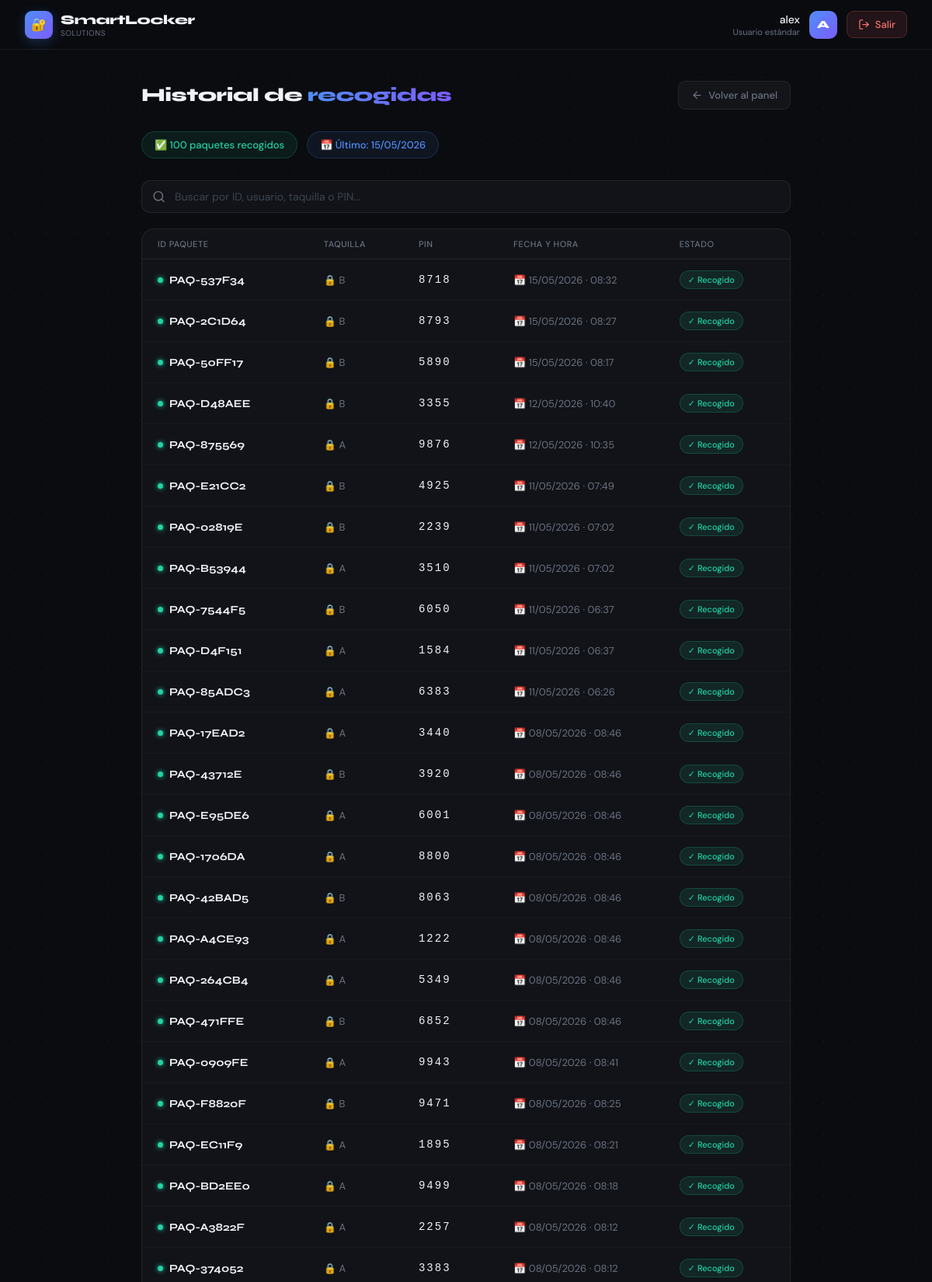
The app's page /historial.php (signed in, upper part) with its own data.
### tables this page shows
CREATE TABLE `paquetes` (
  `id` int(11) NOT NULL AUTO_INCREMENT,
  `usuario` varchar(100) NOT NULL,
  `paquete_id` varchar(20) NOT NULL,
  `taquilla` enum('A','B') NOT NULL,
  `pin` char(4) NOT NULL,
  `pin_repartidor` char(4) DEFAULT NULL,
  `pin_retirada` char(4) DEFAULT NULL,
  `estado` enum('pendiente','en_taquilla','recogido','caducado') NOT NULL DEFAULT 'pendiente',
  `fecha_asignacion` datetime NOT NULL DEFAULT current_timestamp(),
  `fecha_recogida` datetime DEFAULT NULL,
  PRIMARY KEY (`id`),
  UNIQUE KEY `paquete_id` (`paquete_id`)
);

### historial.php (the view, shortened to what this page needs)
<?php
require_once 'conexion.php';
$usuario = isset($_SESSION['usuario']) ? htmlspecialchars($_SESSION['usuario']) : 'Usuario';
$rol     = isset($_SESSION['rol'])     ? $_SESSION['rol'] : 'consumidor';
if ($rol === 'repartidor') {
    $stmt = $conn->prepare("SELECT p.paquete_id, p.taquilla, p.pin, p.estado, p.usuario as destinatario, p.fecha_asignacion, p.fecha_recogida FROM paquetes p WHERE p.estado='recogido' ORDER BY p.fecha_recogida DESC");
    $stmt->execute();
    $paquetes = $stmt->get_result()->fetch_all(MYSQLI_ASSOC);
    $stmt->close();
} else {
    $stmt = $conn->prepare("SELECT paquete_id, taquilla, pin, fecha_recogida as fecha FROM paquetes WHERE usuario=? AND estado='recogido' ORDER BY fecha_recogida DESC");
    $stmt->bind_param('s', $_SESSION['usuario']);
    $stmt->execute();
    $paquetes = $stmt->get_result()->fetch_all(MYSQLI_ASSOC);
}
?>
<!DOCTYPE html>
<html lang="es">
<head>
</head>
<body>
<header>
    <a class="brand" href="index.php">
        <div class="brand-icon">🔐</div>
        <div>
            <div class="brand-text">SmartLocker</div>
            <div class="brand-sub">Solutions</div>
        </div>
    </a>
    <div class="header-right">
        <div class="user-info">
            <div class="user-name"><?= $usuario ?></div>
            <div class="user-role">Usuario estándar</div>
        </div>
        <div class="avatar"><?= strtoupper(substr($usuario, 0, 1)) ?></div>
        <a class="btn-logout" href="logout.php">
            <svg viewBox="0 0 24 24" fill="none" stroke="currentColor" stroke-width="2" stroke-linecap="round" stroke-linejoin="round"><path d="M9 21H5a2 2 0 0 1-2-2V5a2 2 0 0 1 2-2h4"/><polyline points="16 17 21 12 16 7"/><line x1="21" y1="12" x2="9" y2="12"/></svg>
            Salir
        </a>
    </div>
</header>
<main>
    <div class="top-bar">
        <h1>Historial de <span>recogidas</span></h1>
        <a class="btn-back" href="index.php">
            <svg viewBox="0 0 24 24" fill="none" stroke="currentColor" stroke-width="2" stroke-linecap="round" stroke-linejoin="round"><path d="M19 12H5"/><path d="m12 19-7-7 7-7"/></svg>
            Volver al panel
        </a>
    </div>
    <div class="summary">
        <?php if ($rol === 'repartidor'): ?>
        <div class="pill green">📦 <?= count($paquetes) ?> paquetes en total</div>
        <?php if (!empty($paquetes)): ?>
        <div class="pill blue">📅 Último: <?= date('d/m/Y', strtotime($paquetes[0]['fecha_asignacion'])) ?></div>
        <?php endif; ?>
        <?php else: ?>
        <div class="pill green">✅ <?= count($paquetes) ?> paquetes recogidos</div>
        <?php if (!empty($paquetes)): ?>
        <div class="pill blue">📅 Último: <?= date('d/m/Y', strtotime($paquetes[0]['fecha'])) ?></div>
        <?php else: ?>
        <div class="pill muted">Aún no has recogido ningún paquete</div>
        <?php endif; ?>
        <?php endif; ?>
    </div>
    <?php if (!empty($paquetes)): ?>
    <div class="search-wrap">
        <input class="search-input" type="text" id="searchInput" placeholder="Buscar por ID, usuario, taquilla o PIN..." oninput="filtrar()">
    </div>
    <div class="table-wrap">
        <?php if ($rol === 'repartidor'): ?>
        <div class="table-header" style="grid-template-columns:1.2fr 1.2fr 0.7fr 0.7fr 1.2fr 0.8fr">
            <span>ID Paquete</span>
            <span>Destinatario</span>
            <span>Taquilla</span>
            <span>PIN</span>
            <span>Fecha asignación</span>
            <span>Estado</span>
        </div>
        <div id="tableBody">
            <?php foreach ($paquetes as $p):
                $fecha  = date('d/m/Y · H:i', strtotime($p['fecha_asignacion']));
                $search = strtolower($p['paquete_id'].' '.$p['destinatario'].' '.$p['taquilla'].' '.$p['pin']);
                $recogido = $p['estado'] === 'recogido';
            ?>
            <div class="table-row" style="grid-template-columns:1.2fr 1.2fr 0.7fr 0.7fr 1.2fr 0.8fr" data-search="<?= htmlspecialchars($search) ?>">
                <div class="paq-id"><span class="dot-ok" style="background:<?= $recogido ? 'var(--ok)' : 'var(--warn)' ?>;box-shadow:0 0 6px <?= $recogido ? 'var(--ok)' : 'var(--warn)' ?>"></span><?= htmlspecialchars($p['paquete_id']) ?></div>
                <div class="cell">👤 <?= htmlspecialchars($p['destinatario']) ?></div>
                <div class="cell">🔒 <?= htmlspecialchars($p['taquilla']) ?></div>
                <div class="cell mono"><?= htmlspecialchars($p['pin']) ?></div>
                <div class="cell">📅 <?= $fecha ?></div>
                <div>
                    <?php if ($recogido): ?>
                    <span class="badge-ok">✓ Recogido</span>
                    <?php else: ?>
                    <span style="display:inline-flex;align-items:center;gap:5px;padding:4px 10px;border-radius:99px;font-size:11px;font-weight:500;background:rgba(251,146,60,.1);border:1px solid rgba(251,146,60,.2);color:var(--warn);">⏳ Pendiente</span>
                    <?php endif; ?>
                </div>
            </div>
            <?php endforeach; ?>
        </div>
        <?php else: ?>
        <div class="table-header" style="grid-template-columns:1.4fr 0.8fr 0.8fr 1.4fr 0.8fr">
            <span>ID Paquete</span>
            <span>Taquilla</span>
            <span>PIN</span>
            <span>Fecha y hora</span>
            <span>Estado</span>
        </div>
        <div id="tableBody">
            <?php foreach ($paquetes as $p):
                $fechaFormato = date('d/m/Y · H:i', strtotime($p['fecha']));
                $search = strtolower($p['paquete_id'].' '.$p['taquilla'].' '.$p['pin']);
            ?>
            <div class="table-row" style="grid-template-columns:1.4fr 0.8fr 0.8fr 1.4fr 0.8fr" data-search="<?= htmlspecialchars($search) ?>">
                <div class="paq-id"><span class="dot-ok"></span><?= htmlspecialchars($p['paquete_id']) ?></div>
                <div class="cell">🔒 <?= htmlspecialchars($p['taquilla']) ?></div>
                <div class="cell mono"><?= htmlspecialchars($p['pin']) ?></div>
                <div class="cell">📅 <?= $fechaFormato ?></div>
                <div><span class="badge-ok">✓ Recogido</span></div>
            </div>
            <?php endforeach; ?>
        </div>
        <?php endif; ?>
    </div>
    <?php endif; ?>
</main>
</body>
</html>

### records on screen
paquetes: fecha_recogida "15/05/2026", paquete "PAQ-537F34", taquilla "B", pin "8718", fecha_recogida "15/05/2026 · 08:32"
paquetes: paquete "PAQ-2C1D64", taquilla "B", pin "8793", fecha_recogida "15/05/2026 · 08:27"
paquetes: paquete "PAQ-50FF17", taquilla "B", pin "5890", fecha_recogida "15/05/2026 · 08:17"
paquetes: paquete "PAQ-D48AEE", taquilla "B", pin "3355", fecha_recogida "12/05/2026 · 10:40"
paquetes: paquete "PAQ-875569", taquilla "A", pin "9876", fecha_recogida "12/05/2026 · 10:35"
paquetes: paquete "PAQ-E21CC2", taquilla "B", pin "4925", fecha_recogida "11/05/2026 · 07:49"
paquetes: paquete "PAQ-02819E", taquilla "B", pin "2239", fecha_recogida "11/05/2026 · 07:02"
paquetes: paquete "PAQ-B53944", taquilla "A", pin "3510", fecha_recogida "11/05/2026 · 07:02"
paquetes: paquete "PAQ-7544F5", taquilla "B", pin "6050", fecha_recogida "11/05/2026 · 06:37"
paquetes: paquete "PAQ-D4F151", taquilla "A", pin "1584", fecha_recogida "11/05/2026 · 06:37"
paquetes: paquete "PAQ-85ADC3", taquilla "A", pin "6383", fecha_recogida "11/05/2026 · 06:26"
paquetes: paquete "PAQ-17EAD2", taquilla "A", pin "3440", fecha_recogida "08/05/2026 · 08:46"
paquetes: paquete "PAQ-43712E", taquilla "B", pin "3920", fecha_recogida "08/05/2026 · 08:46"
paquetes: paquete "PAQ-E95DE6", taquilla "A", pin "6001", fecha_recogida "08/05/2026 · 08:46"
paquetes: paquete "PAQ-1706DA", taquilla "A", pin "8800", fecha_recogida "08/05/2026 · 08:46"
paquetes: paquete "PAQ-42BAD5", taquilla "B", pin "8063", fecha_recogida "08/05/2026 · 08:46"
paquetes: paquete "PAQ-A4CE93", taquilla "A", pin "1222", fecha_recogida "08/05/2026 · 08:46"
paquetes: paquete "PAQ-264CB4", taquilla "A", pin "5349", fecha_recogida "08/05/2026 · 08:46"
paquetes: paquete "PAQ-471FFE", taquilla "B", pin "6852", fecha_recogida "08/05/2026 · 08:46"
paquetes: paquete "PAQ-0909FE", taquilla "A", pin "9943", fecha_recogida "08/05/2026 · 08:41"
paquetes: paquete "PAQ-F8820F", taquilla "B", pin "9471", fecha_recogida "08/05/2026 · 08:25"
paquetes: paquete "PAQ-EC11F9", taquilla "A", pin "1895", fecha_recogida "08/05/2026 · 08:21"
paquetes: paquete "PAQ-BD2EE0", taquilla "A", pin "9499", fecha_recogida "08/05/2026 · 08:18"
paquetes: paquete "PAQ-A3822F", taquilla "A", pin "2257", fecha_recogida "08/05/2026 · 08:12"
paquetes: paquete "PAQ-374052", taquilla "A", pin "3383", fecha_recogida "08/05/2026 · 08:12"

### other values on screen
$usuario "alex"
substr($usuario, 0, 1) "A"
count($paquetes) "100"
